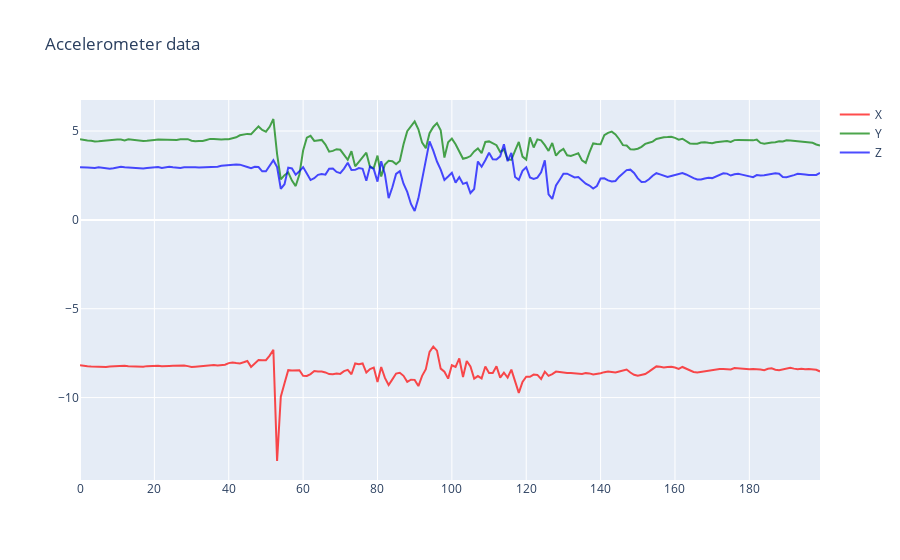

Notebook source saved alongside this figure:
### Markdown cell above
### Orignal data

### Code cell
plot_accelerometer_data(sample_data)

### Figure 1 — Plotly figure (JSON) as saved in the notebook; plotly's stock layout.template omitted (floating-point values rounded to 4 significant figures; data arrays with more than 128 entries replaced by an {"elided": "..."} marker saying what was removed)
{"data": [{"line": {"color": "red"}, "mode": "lines", "name": "X", "opacity": 0.7, "type": "scatter", "x": {"elided": "200 int values"}, "y": {"elided": "200 float values"}}, {"line": {"color": "green"}, "mode": "lines", "name": "Y", "opacity": 0.7, "type": "scatter", "x": {"elided": "200 int values"}, "y": {"elided": "200 float values"}}, {"line": {"color": "blue"}, "mode": "lines", "name": "Z", "opacity": 0.7, "type": "scatter", "x": {"elided": "200 int values"}, "y": {"elided": "200 float values"}}], "layout": {"autosize": true, "title": {"text": "Accelerometer data"}, "xaxis": {"autorange": true, "range": [0, 199], "type": "linear"}, "yaxis": {"autorange": true, "range": [-14.64, 6.747], "type": "linear"}}}
